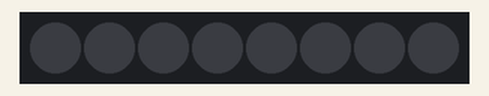
Bench run of a sketch on a simulated ESP32. Shown: 8 RGB LEDs in strip order, left to right. Dim RGB values are drawn brighter than linear; the strip is taken to match the declared colour order.

Above: at 0.1 s.
At 1.6 s:
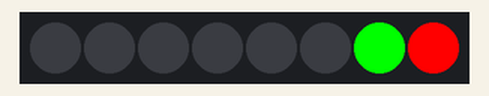
At 2.6 s:
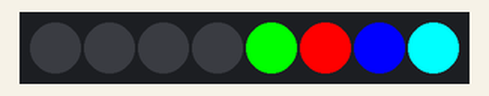
At 3.6 s:
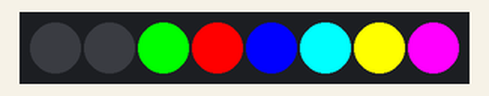
At 5.6 s:
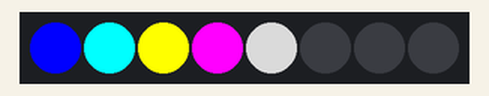
At 7.6 s:
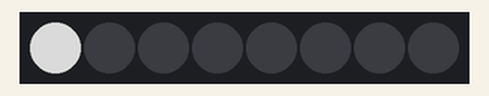
Timing chart, 0 to 40.0 s (numbered marks = the images above):
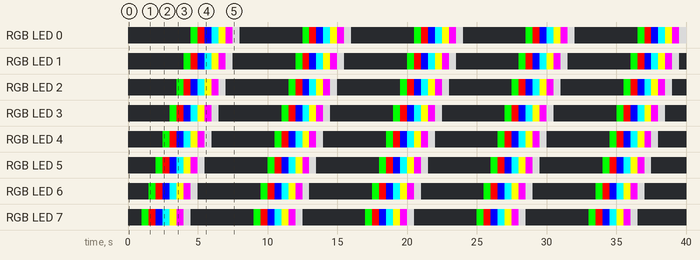

Measured:
- by itself, RGB LED 0–7: repeats every 8.0 s: RGB(255, 0, 0) 0.50 s, RGB(0, 0, 255) 0.50 s, RGB(0, 255, 255) 0.50 s, RGB(255, 255, 0) 0.50 s, RGB(255, 0, 255) 0.50 s, RGB(143, 143, 143) 0.50 s, off 4.5 s, RGB(0, 255, 0) 0.50 s
- by itself, everything shown: repeats every 8.0 s, in 15 steps
- what the display in image 1 shows lasts 0.5 s, from 1.5 s to 2.0 s

The sketch:

Test_LED.ino
```cpp
#include <Adafruit_NeoPixel.h>

const uint32_t COLOR_DATA_ARRAY[] = {
   0x00FF00, // Starting with the Green color
   0xFF0000,// the Red color
   0x0000FF,// Blue color
   0x00FFFF,// light Blue
   0xFFFF00,//yellow
   0xFF00FF,//purple
   0x8F8F8F,//while
   0x000000,
   0x000000,
   0x000000,
   0x000000,
   0x000000,
   0x000000,
   0x000000,
   0x000000,
   0x000000
};

#define NUM_PIXELS  (8)           // The number of pixels
#define WS2812_PIN  (GPIO_NUM_18) // The ESP32 pin for DATA output

// Create an object from the 'Adafruit_NeoPixel' class
Adafruit_NeoPixel pixels(NUM_PIXELS, WS2812_PIN, NEO_RGB + NEO_KHZ800);

void setup() {
  pixels.begin(); // Initialize the NeoPixel WS2812 strip.
  pixels.setBrightness(255); // Set the brightness to 255.
}

void loop() {
  static uint32_t NUM_COLORS  = sizeof(COLOR_DATA_ARRAY)/sizeof(uint32_t);
  static uint32_t start_index = NUM_COLORS/2 - 1;

  // Set the color for each pixel.
  for ( uint16_t i=0; i < NUM_PIXELS; i++ ) {
    // Get the color value from the array.
    uint32_t color = COLOR_DATA_ARRAY[ (start_index + i) % NUM_COLORS ];
    // Set the color value of the i-th pixel.
    pixels.setPixelColor( i, color );
  }
  // Update the pixels.
  pixels.show();

  // Increment the start index by 1.
  start_index = (start_index+1) % NUM_COLORS;
  delay(500);
}
```
